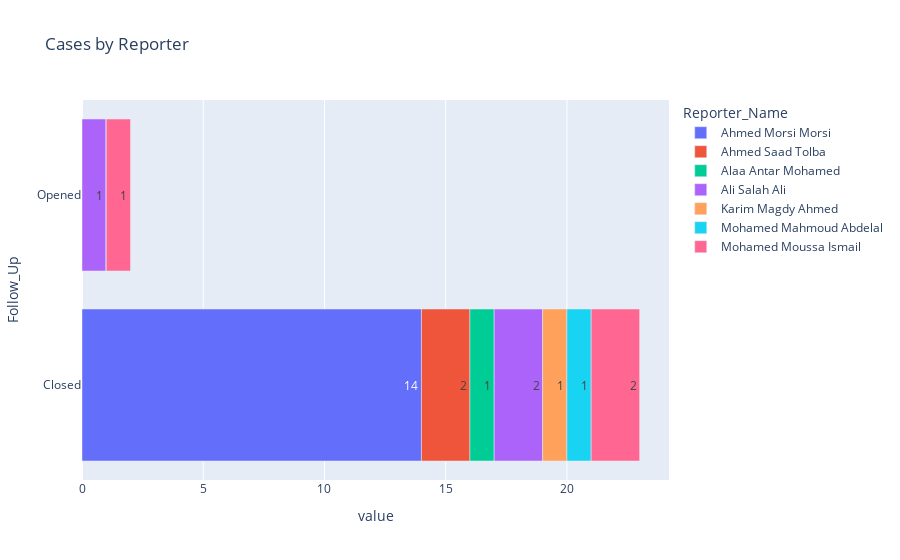

Here is the notebook cell this chart was saved with:
### Code cell
# أو الطريقة الصحيحة 3: استخدام orientation='h' إذا أردت أسماء المراسلين على المحور y
px.bar(data_frame=reporter_cases.T, orientation='h', title='Cases by Reporter',text_auto=True)

### Figure 1 — Plotly figure (JSON) as saved in the notebook; plotly's stock layout.template omitted (floating-point values rounded to 4 significant figures)
{"data": [{"hovertemplate": "Reporter_Name=Ahmed Morsi Morsi<br>value=%{x}<br>Follow_Up=%{y}<extra></extra>", "legendgroup": "Ahmed Morsi Morsi", "marker": {"color": "#636efa", "pattern": {"shape": ""}}, "name": "Ahmed Morsi Morsi", "orientation": "h", "showlegend": true, "textposition": "auto", "texttemplate": "%{x}", "type": "bar", "x": [14, 0], "xaxis": "x", "y": ["Closed", "Opened"], "yaxis": "y"}, {"hovertemplate": "Reporter_Name=Ahmed Saad Tolba<br>value=%{x}<br>Follow_Up=%{y}<extra></extra>", "legendgroup": "Ahmed Saad Tolba", "marker": {"color": "#EF553B", "pattern": {"shape": ""}}, "name": "Ahmed Saad Tolba", "orientation": "h", "showlegend": true, "textposition": "auto", "texttemplate": "%{x}", "type": "bar", "x": [2, 0], "xaxis": "x", "y": ["Closed", "Opened"], "yaxis": "y"}, {"hovertemplate": "Reporter_Name=Alaa Antar Mohamed<br>value=%{x}<br>Follow_Up=%{y}<extra></extra>", "legendgroup": "Alaa Antar Mohamed", "marker": {"color": "#00cc96", "pattern": {"shape": ""}}, "name": "Alaa Antar Mohamed", "orientation": "h", "showlegend": true, "textposition": "auto", "texttemplate": "%{x}", "type": "bar", "x": [1, 0], "xaxis": "x", "y": ["Closed", "Opened"], "yaxis": "y"}, {"hovertemplate": "Reporter_Name=Ali Salah Ali<br>value=%{x}<br>Follow_Up=%{y}<extra></extra>", "legendgroup": "Ali Salah Ali", "marker": {"color": "#ab63fa", "pattern": {"shape": ""}}, "name": "Ali Salah Ali", "orientation": "h", "showlegend": true, "textposition": "auto", "texttemplate": "%{x}", "type": "bar", "x": [2, 1], "xaxis": "x", "y": ["Closed", "Opened"], "yaxis": "y"}, {"hovertemplate": "Reporter_Name=Karim Magdy Ahmed<br>value=%{x}<br>Follow_Up=%{y}<extra></extra>", "legendgroup": "Karim Magdy Ahmed", "marker": {"color": "#FFA15A", "pattern": {"shape": ""}}, "name": "Karim Magdy Ahmed", "orientation": "h", "showlegend": true, "textposition": "auto", "texttemplate": "%{x}", "type": "bar", "x": [1, 0], "xaxis": "x", "y": ["Closed", "Opened"], "yaxis": "y"}, {"hovertemplate": "Reporter_Name=Mohamed Mahmoud Abdelal<br>value=%{x}<br>Follow_Up=%{y}<extra></extra>", "legendgroup": "Mohamed Mahmoud Abdelal", "marker": {"color": "#19d3f3", "pattern": {"shape": ""}}, "name": "Mohamed Mahmoud Abdelal", "orientation": "h", "showlegend": true, "textposition": "auto", "texttemplate": "%{x}", "type": "bar", "x": [1, 0], "xaxis": "x", "y": ["Closed", "Opened"], "yaxis": "y"}, {"hovertemplate": "Reporter_Name=Mohamed Moussa Ismail<br>value=%{x}<br>Follow_Up=%{y}<extra></extra>", "legendgroup": "Mohamed Moussa Ismail", "marker": {"color": "#FF6692", "pattern": {"shape": ""}}, "name": "Mohamed Moussa Ismail", "orientation": "h", "showlegend": true, "textposition": "auto", "texttemplate": "%{x}", "type": "bar", "x": [2, 1], "xaxis": "x", "y": ["Closed", "Opened"], "yaxis": "y"}], "layout": {"barmode": "relative", "legend": {"title": {"text": "Reporter_Name"}, "tracegroupgap": 0}, "title": {"text": "Cases by Reporter"}, "xaxis": {"anchor": "y", "domain": [0, 1], "title": {"text": "value"}}, "yaxis": {"anchor": "x", "domain": [0, 1], "title": {"text": "Follow_Up"}}}}
